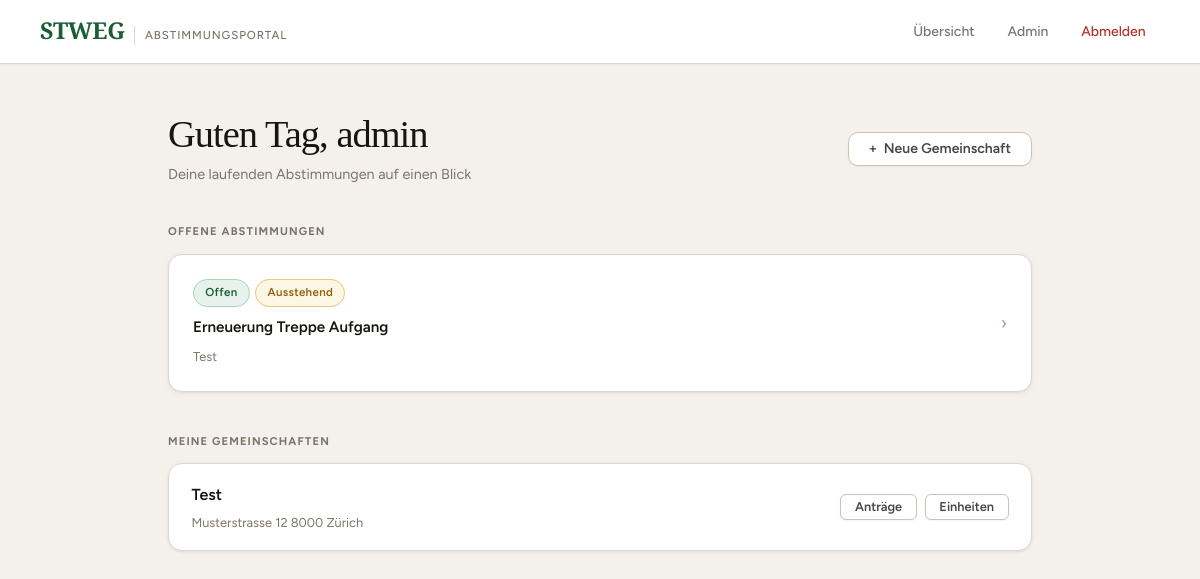
The page /dashboard/ (signed in) on the database its author committed.
### voting/models.py (models this page shows, shortened)
class Proposal(models.Model):
    class Status(models.TextChoices):
        DRAFT  = 'draft',  'Entwurf'
        OPEN   = 'open',   'Offen'
        CLOSED = 'closed', 'Abgeschlossen'
    class MajorityType(models.TextChoices):
        SIMPLE    = 'simple',    'Einfaches Mehr (nur Köpfe)'
        ABSOLUTE  = 'absolute',  'Absolutes Mehr (Köpfe + Wertquoten)'
        QUALIFIED = 'qualified', 'Qualifiziertes Mehr (2/3 Köpfe + 2/3 Wertquoten)'
        UNANIMOUS = 'unanimous', 'Einstimmigkeit (alle Eigentümer müssen Ja stimmen)'
    community     = models.ForeignKey(Community, on_delete=models.CASCADE, related_name='proposals')
    created_by    = models.ForeignKey(
        User, on_delete=models.SET_NULL, null=True, related_name='created_proposals',
    )
    title         = models.CharField(max_length=300, verbose_name="Titel")
    description   = models.TextField(verbose_name="Beschreibung")
    majority_type = models.CharField(
        max_length=10, choices=MajorityType.choices, default=MajorityType.ABSOLUTE,
        verbose_name="Mehrheitsart",
    )
    status     = models.CharField(max_length=10, choices=Status.choices, default=Status.DRAFT)
    created_at = models.DateTimeField(auto_now_add=True)
    opened_at  = models.DateTimeField(null=True, blank=True)
    closed_at  = models.DateTimeField(null=True, blank=True)
    deadline   = models.DateTimeField(null=True, blank=True, verbose_name="Abstimmungsfrist")
    def open(self):
        self.status    = self.Status.OPEN
        self.opened_at = timezone.now()
        self.save()
    class Meta:
        verbose_name        = "Antrag"
        verbose_name_plural = "Anträge"
        ordering            = ['-created_at']

class Community(models.Model):
    name       = models.CharField(max_length=200)
    address    = models.TextField()
    created_at = models.DateTimeField(auto_now_add=True)
    created_by = models.ForeignKey(
        User, on_delete=models.SET_NULL, null=True, blank=True,
        related_name='created_communities',
    )
    quorum = models.DecimalField(
        max_digits=5, decimal_places=1, default=Decimal('0'),
        verbose_name="Quorum (‰)",
        help_text="Mindest-Beteiligung in Wertquoten ‰ für gültige Abstimmung (0 = kein Quorum)",
    )
    def is_admin(self, user):
        return (
            self.created_by == user
            or user.is_staff
            or self.memberships.filter(
                user=user, role=CommunityMembership.Role.MANAGER
            ).exists()
        )
    class Meta:
        verbose_name        = "Gemeinschaft"
        verbose_name_plural = "Gemeinschaften"

### voting/views.py (the view)
# urls.py: path('dashboard/', views.dashboard, name='dashboard'),
@login_required
def dashboard(request):
    communities = Community.objects.filter(
        Q(units__owner=request.user)
        | Q(created_by=request.user)
        | Q(memberships__user=request.user)
    ).distinct()
    user_units = Unit.objects.filter(owner=request.user)
    proxy_proposal_ids = Proxy.objects.filter(
        delegate=request.user,
        proposal__status=Proposal.Status.OPEN,
    ).values_list('proposal_id', flat=True)
    open_proposals = Proposal.objects.filter(
        Q(community__in=communities, status=Proposal.Status.OPEN)
        | Q(id__in=proxy_proposal_ids)
    ).distinct().order_by('deadline')
    voted_counts = {}
    unit_counts  = {}
    for proposal in open_proposals:
        own_units   = user_units.filter(community=proposal.community)
        proxy_units = Unit.objects.filter(
            proxies__proposal=proposal, proxies__delegate=request.user,
        )
        all_ids = (
            set(own_units.values_list('id', flat=True))
            | set(proxy_units.values_list('id', flat=True))
        )
        voted_counts[proposal.id] = Vote.objects.filter(
            proposal=proposal, unit__id__in=all_ids,
        ).count()
        unit_counts[proposal.id] = len(all_ids)
    admin_community_ids = set(
        c.id for c in communities if c.is_admin(request.user)
    )
    pending_drafts = Proposal.objects.filter(
        community__id__in=admin_community_ids,
        status=Proposal.Status.DRAFT,
    ).exclude(
        created_by=request.user,
    ).select_related('community', 'created_by').order_by('created_at')
    return render(request, 'voting/dashboard.html', {
        'communities':         communities,
        'open_proposals':      open_proposals,
        'voted_counts':        voted_counts,
        'unit_counts':         unit_counts,
        'pending_drafts':      pending_drafts,
        'admin_community_ids': admin_community_ids,
    })

### voting/templatetags/voting_extras.py (called while the page is built)
@register.filter
def get_item(dictionary, key):
    if isinstance(dictionary, dict):
        return dictionary.get(key, 0)
    return 0

### voting/templates/voting/dashboard.html (shortened to what this page needs)
{% extends "voting/base.html" %}
{% load voting_extras %}
{% block content %}
<div class="page-header flex-between">
    <div>
        <h1>Guten Tag, {{ user.first_name|default:user.username }}</h1>
        <p>Deine laufenden Abstimmungen auf einen Blick</p>
    </div>
    {% if user.is_staff %}
    <a href="{% url 'voting:community_create' %}" class="btn btn-outline">
        <span>+</span> Neue Gemeinschaft
    </a>
    {% endif %}
</div>
{% if open_proposals %}
<div class="section-label" {% if pending_drafts %}style="margin-top:2rem;"{% endif %}>Offene Abstimmungen</div>
{% for proposal in open_proposals %}
{% with voted=voted_counts|get_item:proposal.id total=unit_counts|get_item:proposal.id %}
<a href="{% url 'voting:proposal_detail' proposal.pk %}" class="card-link">
    <div class="card card-interactive">
        <div class="flex-between items-center">
            <div style="flex:1;min-width:0;">
                <div class="flex items-center gap-xs" style="margin-bottom:0.55rem;flex-wrap:wrap;">
                    <span class="badge badge-open">Offen</span>
                    {% if voted == total and total > 0 %}
                        <span class="badge badge-done">✓ Vollständig abgestimmt</span>
                    {% elif voted > 0 %}
                        <span class="badge badge-pending">{{ voted }}/{{ total }} abgestimmt</span>
                    {% else %}
                        <span class="badge badge-pending">Ausstehend</span>
                    {% endif %}
                </div>
                <div class="card-title">{{ proposal.title }}</div>
                <div class="card-meta" style="margin-top:0.2rem;">
                    {{ proposal.community.name }}
                </div>
            </div>
            <span style="color:var(--border-strong);font-size:1.1rem;margin-left:1rem;flex-shrink:0;">›</span>
        </div>
    </div>
</a>
{% endwith %}
{% endfor %}
{% endif %}
{% if communities %}
<div class="section-label" style="margin-top:2.5rem;">Meine Gemeinschaften</div>
{% for community in communities %}
{% with unassigned=unassigned_counts|get_item:community.id %}
<div class="card" style="padding:1.1rem 1.4rem;margin-bottom:0.6rem;">
    <div class="flex-between items-center">
        <div style="flex:1;min-width:0;">
            <div style="display:flex;align-items:center;gap:0.6rem;flex-wrap:wrap;margin-bottom:0.2rem;">
                <span style="font-size:1rem;font-weight:600;color:var(--text);">{{ community.name }}</span>
            </div>
            <div class="card-meta">{{ community.address }}</div>
        </div>
        <div class="flex gap-1" style="flex-shrink:0;margin-left:1rem;">
            <a href="{% url 'voting:proposal_list' community.id %}" class="btn btn-outline btn-sm">Anträge</a>
            {% if community.id in admin_community_ids %}
            <a href="{% url 'voting:unit_manage' community.id %}" class="btn btn-outline btn-sm">Einheiten</a>
            {% endif %}
        </div>
    </div>
</div>
{% endwith %}
{% endfor %}
{% endif %}
{% endblock %}

### voting/templates/voting/base.html (style rules this page uses)
:root { --bg: #F4F1EC; --bg-subtle: #EDE9E2; --surface: #FFFFFF; --surface-alt: #F9F7F4; --border: #DDD8CF; --border-mid: #C9C3B8; --border-strong: #A89F93; --text: #18150F; --text-secondary:#4A4540; --text-muted: #7C746A; --text-subtle: #A89F93; --accent: #1B5E35; --accent-mid: #236E40; --accent-hover: #154B2A; --accent-light: #E6F2EB; --accent-border: #A8D4B5; --red: #B5302A; --red-mid: #C93C35; --red-light: #FCECEA; --red-border: #F0B8B5; --amber: #8F620D; --amber-light: #FEF6E4; --amber-border: #E8C87A; --blue: #1D4F8A; --blue-light: #EBF2FC; --shadow-xs: 0 1px 2px rgba(24,21,15,0.05); --shadow-sm: 0 1px 4px rgba(24,21,15,0.07), 0 1px 2px rgba(24,21,15,0.04); --shadow-md: 0 4px 16px rgba(24,21,15,0.09), 0 2px 4px rgba(24,21,15,0.05); --shadow-lg: 0 12px 40px rgba(24,21,15,0.12), 0 4px 8px rgba(24,21,15,0.06); --r-sm: 6px; --r-md: 10px; --r-lg: 14px; --r-xl: 20px; --r-pill: 999px; --ease: cubic-bezier(0.25, 0.46, 0.45, 0.94); --t-fast: 120ms; --t-base: 200ms; --nav-h: 64px; }
*, *::before, *::after { box-sizing: border-box; margin: 0; padding: 0; }
html { scroll-behavior: smooth; -webkit-font-smoothing: antialiased; }
body { font-family: 'Figtree', sans-serif; background: var(--bg); color: var(--text); min-height: 100vh; font-size: 15px; line-height: 1.65; font-weight: 400; }
.page-header { margin-bottom: 2.25rem; }
.page-header h1 { font-family: 'Cormorant Garamond', serif; font-size: 2.4rem; font-weight: 500; letter-spacing: -0.025em; line-height: 1.15; color: var(--text); }
.page-header p { color: var(--text-muted); margin-top: 0.4rem; font-size: 0.9rem; }
.flex-between { display: flex; justify-content: space-between; align-items: center; }
.section-label { font-size: 0.7rem; font-weight: 700; letter-spacing: 0.1em; text-transform: uppercase; color: var(--text-muted); margin-bottom: 0.8rem; }
.card { background: var(--surface); border: 1px solid var(--border); border-radius: var(--r-lg); padding: 1.5rem; margin-bottom: 0.875rem; box-shadow: var(--shadow-sm); transition: border-color var(--t-base) var(--ease), box-shadow var(--t-base) var(--ease); }
.card-title { font-weight: 600; font-size: 0.95rem; color: var(--text); margin-bottom: 0.35rem; }
.card-meta { font-size: 0.8rem; color: var(--text-muted); display: flex; align-items: center; gap: 0.75rem; flex-wrap: wrap; }
.card-link { text-decoration: none; color: inherit; display: block; }
.card-interactive { cursor: pointer; }
.badge { display: inline-flex; align-items: center; gap: 0.25rem; padding: 0.22rem 0.7rem; border-radius: var(--r-pill); font-size: 0.72rem; font-weight: 600; letter-spacing: 0.03em; white-space: nowrap; }
.badge-open { background: var(--accent-light); color: var(--accent); border: 1px solid var(--accent-border); }
.badge-pending { background: var(--amber-light); color: var(--amber); border: 1px solid var(--amber-border); }
.btn { display: inline-flex; align-items: center; justify-content: center; gap: 0.4rem; padding: 0.575rem 1.25rem; border-radius: var(--r-md); font-family: 'Figtree', sans-serif; font-size: 0.875rem; font-weight: 600; cursor: pointer; text-decoration: none; border: 1.5px solid transparent; transition: all var(--t-fast) var(--ease); white-space: nowrap; line-height: 1; }
.btn-outline { background: var(--surface); color: var(--text-secondary); border-color: var(--border-mid); box-shadow: var(--shadow-xs); }
.btn-sm { padding: 0.35rem 0.85rem; font-size: 0.8rem; border-radius: var(--r-sm); }
.flex { display: flex; }
.items-center { align-items: center; }
.gap-xs { gap: 0.35rem; }
.gap-1 { gap: 0.5rem; }
main > * { animation: fadeUp 0.35s var(--ease) both; }
main > *:nth-child(1) { animation-delay: 0ms; }
main > *:nth-child(2) { animation-delay: 40ms; }
main > *:nth-child(3) { animation-delay: 80ms; }
main > *:nth-child(4) { animation-delay: 120ms; }
main > *:nth-child(5) { animation-delay: 160ms; }

### rows shown on the page
Proposal: title "Erneuerung Treppe Aufgang", community.name "Test"
Community: name "Test", address "Musterstrasse 12 8000 Zürich", shows "Einheiten"

### other values the page prints
{{ user.first_name|default:user.username }} "admin"
